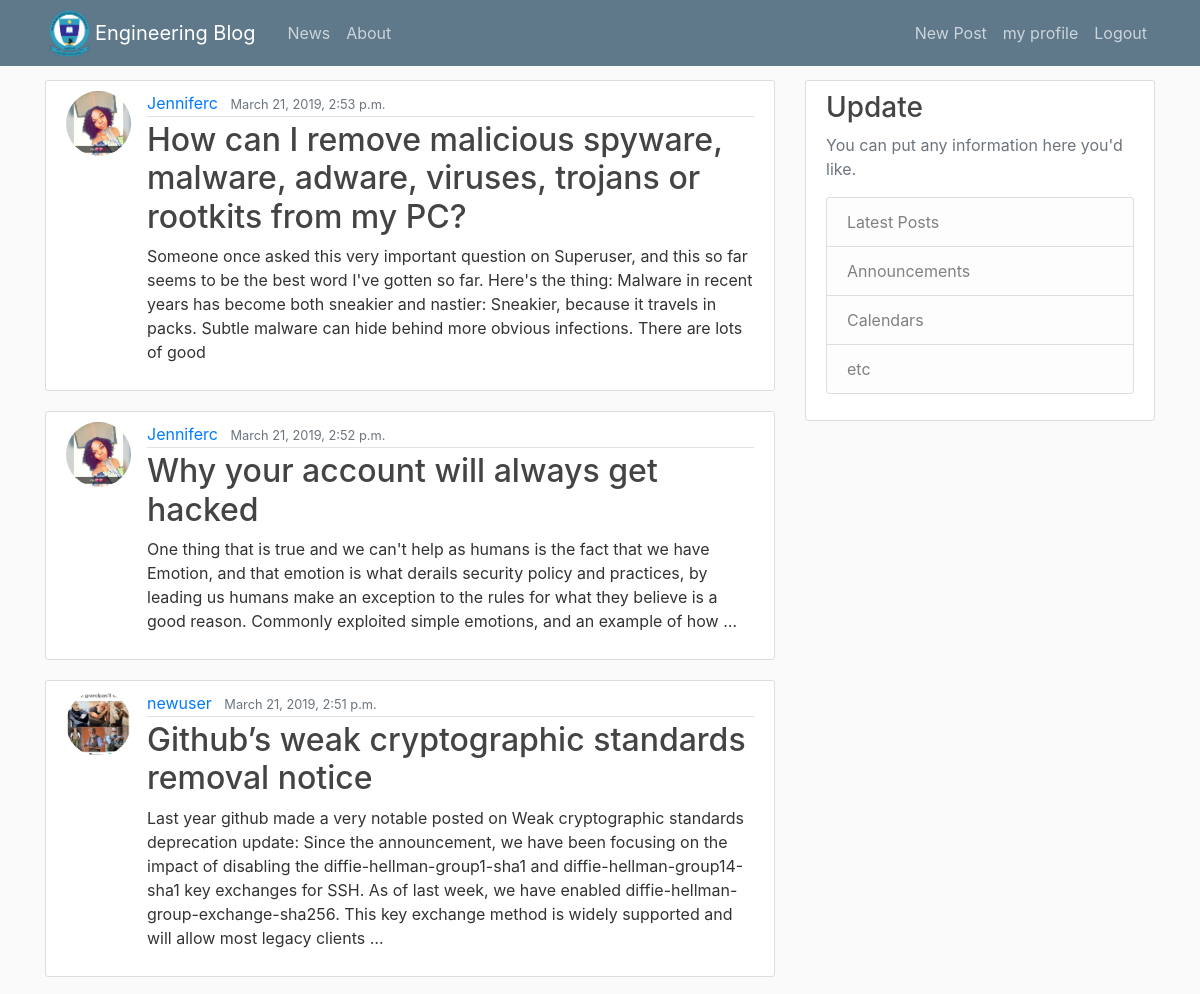
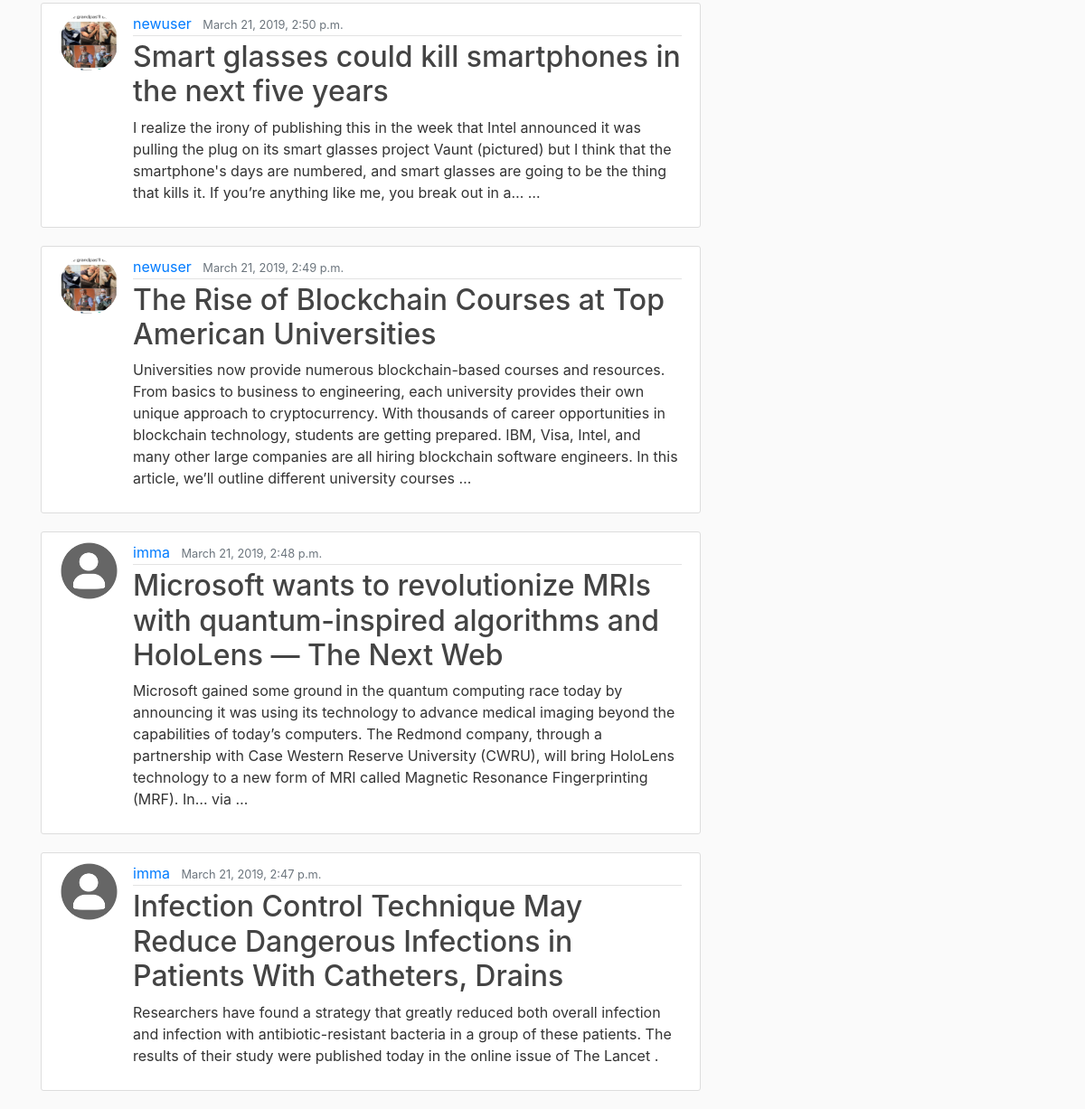
The app's page / (signed in) with its own data (2 pictures, top to bottom).
### pages/models.py (models this page shows, shortened)
class Post(models.Model):
    tittle = models.CharField(max_length=100)
    content = models.TextField()
    date_posted = models.DateTimeField(auto_now_add=True)
    author = models.ForeignKey(User, on_delete=models.CASCADE)

### users/models.py (models this page shows)
class Profile(models.Model):
    user =  models.OneToOneField(User, on_delete = models.CASCADE)
    image = models.ImageField(default='default.jpg', upload_to = 'profile_pics')

### pages/views.py (the view)
# urls.py: path('', PostListView.as_view(), name="blog-home"),
class PostListView(ListView):
     model = Post
     template_name='home.html'
     context_object_name='posts'
     ordering=['-date_posted']
     paginate_by = 7

### pages/Templates/home.html
{% extends "base.html"%}
{% block content %}
    {% for post in posts %}
           <article class="media content-section">
             <img class="rounded-circle article-img" src="{{post.author.profile.image.url}}">
               <div class="media-body">
                 <div class="article-metadata">
                   <a class="mr-2" href="#">{{ post.author }}</a>
                   <small class="text-muted">{{ post.date_posted }}</small>
                  </div>
                 <h2><a class="article-title" href="{% url 'post-detail' post.id %}">{{ post.tittle }}</a></h2>
                <p class="article-content">{{ post.content }}</p>
               </div>
           </article>
    {% endfor %}
{% endblock content %}

### pages/Templates/base.html (style rules this page uses)
body { background: #fafafa; color: #333333; margin-top: 5rem; }
h1, h2, h3, h4, h5, h6 { color: #444444; }
.content-section { background: #ffffff; padding: 10px 20px; border: 1px solid #dddddd; border-radius: 3px; margin-bottom: 20px; }
.article-title { color: #444444; }
.article-content { white-space: pre-line; }
.article-img { height: 65px; width: 65px; margin-right: 16px; }
.article-metadata { padding-bottom: 1px; margin-bottom: 4px; border-bottom: 1px solid #e3e3e3 }

### records on screen
Post: author.profile.image (picture), author "Jenniferc", date_posted "March 21, 2019, 2:53 p.m.", tittle "How can I remove malicious spyware, malware, adware, viruses, trojans or rootkits from my PC?", content "Someone once asked this very important question on Superuser, and this so far seems to be the best word I've gotten so far. Here's the thing: Malware in recent years has become both sneakier and nastier: Sneakier, because it travels in packs. Subtle malware can hide behind more obvious infections. There are lots of good"
Post: author.profile.image (picture), author "Jenniferc", date_posted "March 21, 2019, 2:52 p.m.", tittle "Why your account will always get hacked", content "One thing that is true and we can't help as humans is the fact that we have Emotion, and that emotion is what derails security policy and practices, by leading us humans make an exception to the rules for what they believe is a good reason. Commonly exploited simple emotions, and an example of how …"
Post: author.profile.image (picture), author "newuser", date_posted "March 21, 2019, 2:51 p.m.", tittle "Github’s weak cryptographic standards removal notice", content "Last year github made a very notable posted on Weak cryptographic standards deprecation update: Since the announcement, we have been focusing on the impact of disabling the diffie-hellman-group1-sha1 and diffie-hellman-group14-sha1 key exchanges for SSH. As of last week, we have enabled diffie-hellman-group-exchange-sha256. This key exchange method is widely supported and will allow most legacy clients …"
Post: author.profile.image (picture), author "newuser", date_posted "March 21, 2019, 2:50 p.m.", tittle "Smart glasses could kill smartphones in the next five years", content "I realize the irony of publishing this in the week that Intel announced it was pulling the plug on its smart glasses project Vaunt (pictured) but I think that the smartphone's days are numbered, and smart glasses are going to be the thing that kills it. If you’re anything like me, you break out in a… …"
Post: author.profile.image (picture), author "newuser", date_posted "March 21, 2019, 2:49 p.m.", tittle "The Rise of Blockchain Courses at Top American Universities", content "Universities now provide numerous blockchain-based courses and resources. From basics to business to engineering, each university provides their own unique approach to cryptocurrency. With thousands of career opportunities in blockchain technology, students are getting prepared. IBM, Visa, Intel, and many other large companies are all hiring blockchain software engineers. In this article, we’ll outline different university courses …"
Post: author.profile.image (placeholder picture), author "imma", date_posted "March 21, 2019, 2:48 p.m.", tittle "Microsoft wants to revolutionize MRIs with quantum-inspired algorithms and HoloLens — The Next Web", content "Microsoft gained some ground in the quantum computing race today by announcing it was using its technology to advance medical imaging beyond the capabilities of today’s computers. The Redmond company, through a partnership with Case Western Reserve University (CWRU), will bring HoloLens technology to a new form of MRI called Magnetic Resonance Fingerprinting (MRF). In… via …"
Post: author.profile.image (placeholder picture), author "imma", date_posted "March 21, 2019, 2:47 p.m.", tittle "Infection Control Technique May Reduce Dangerous Infections in Patients With Catheters, Drains", content "Researchers have found a strategy that greatly reduced both overall infection and infection with antibiotic-resistant bacteria in a group of these patients. The results of their study were published today in the online issue of The Lancet ."
